Frame 1 (no input): blank canvas, image omitted
Frame 60 (no input): blank canvas, image omitted
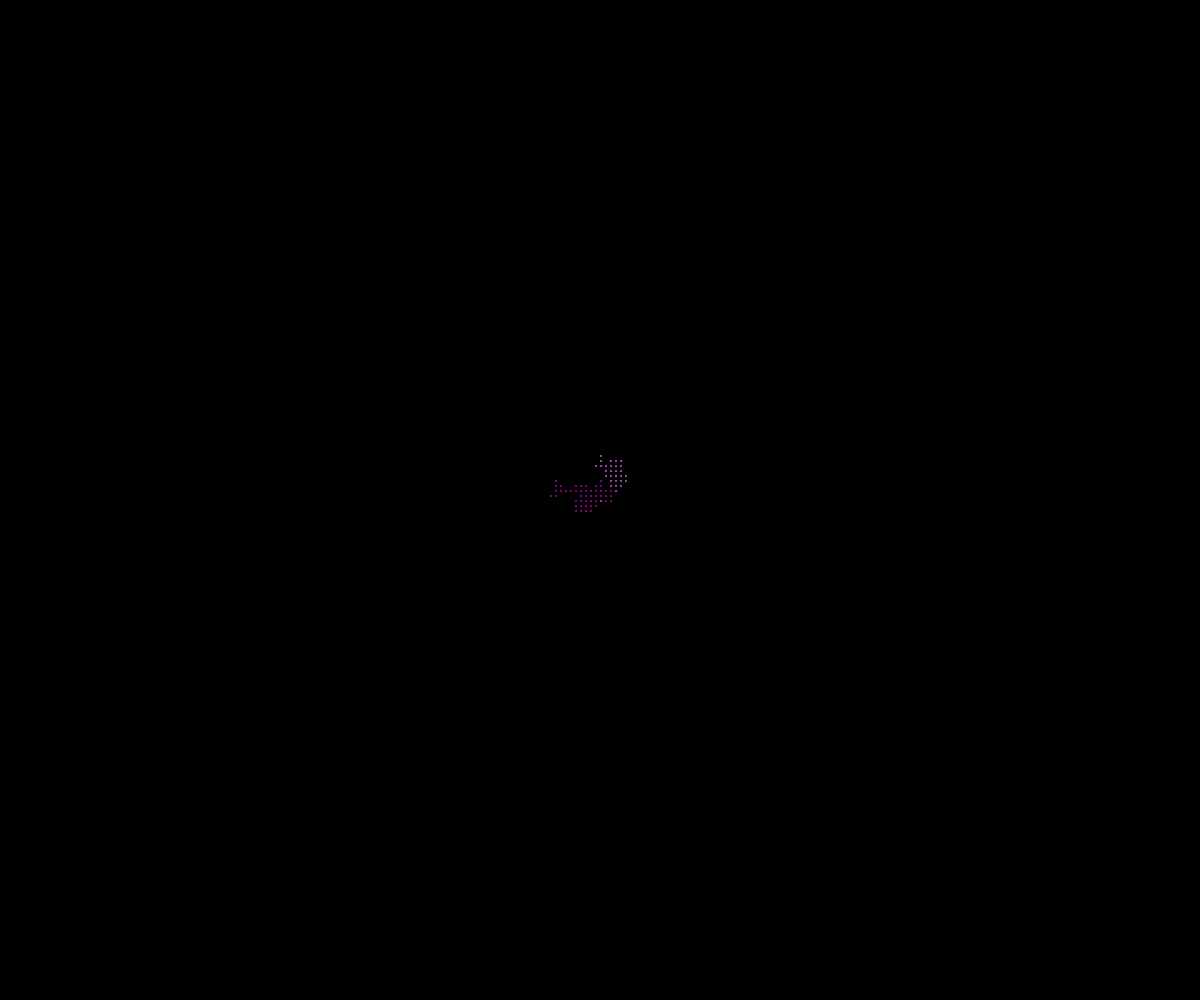
Frame 120 (the mouse pressed at the canvas centre since frame 60)

The p5.js sketch whose frames 1 and 60 were blank and that drew this single picture after the mouse press (run headless with seeded random() and noise() and a simulated clock; from frame 60 on, the mouse is pressed at the canvas centre):

// p5.js sketch
// ── sketch.js
// OOP WALKER DEMO
// James Mitchell
// 11/13/24

class Walker{
  constructor(x, y, theColor){
    this.x = x;
    this.y = y;
    this.speed = 5;
    this.radius = 1;
    this.color = theColor;
  }

  display(){
    fill(this.color);
    noStroke();
    rect(this.x, this.y, this.radius*2);
  }

  move(){
    let a = random(4);
    if (a < 1){
      this.x += this.speed;
    }
    else if (a < 2){
      this.x -= this.speed;
    }
    else if (a < 3){
      this.y -= this.speed;
    }
    else{
      this.y += this.speed;
    }

  }
}

let walkerArray = [];

function setup() {
  createCanvas(windowWidth, windowHeight);
  background("black");
  let luce = new Walker(width/2,height/2,"Purple");
  walkerArray.push(luce);
}

function draw() {
  for (let theWalker of walkerArray){
    theWalker.display();
    theWalker.move();
  }
  
}

function mousePressed(){
  let randomColor = color(random(255),random(255),random(255));

  let someWalker = new Walker(mouseX,mouseY,randomColor);
  walkerArray.push(someWalker);
}

// let mike;
// mike = new Walker(width/2 + 20, height/2 + 50, "gold");
// mike.display();
// mike.move();
